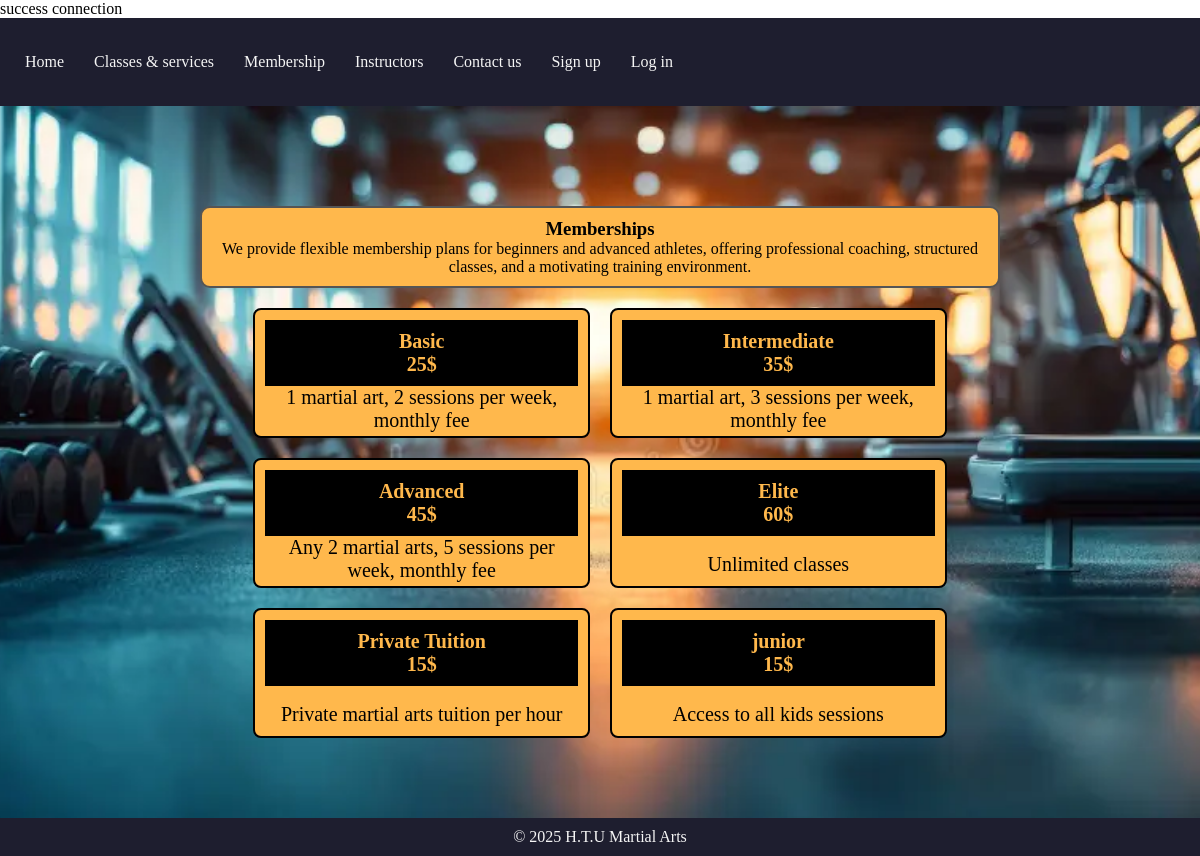
/code/finalproject/pages/user/membership.php, run on the app's committed database.
### tables this page shows
CREATE TABLE `membership` (
  `ID` int(11) NOT NULL,
  `Option` text NOT NULL,
  `Details` text NOT NULL,
  `Price` int(11) NOT NULL
);

### code/finalproject/pages/user/membership.php (the view, shortened to what this page needs)
<?php
include '../db/db.php';
?>
<!DOCTYPE html>
<html lang="en">
<head>
<link rel="stylesheet" href="../../css/stylemember.css">
<link rel="stylesheet" href="../../css/nav.css">
<link rel="stylesheet" href="../../css/footer.css">
</head>
<body>
<?php include '../shared/nav.php'; ?>
<section class='main-content'>
<section class='intro'>
 <h1>Memberships</h1>
 <p>We provide flexible membership plans for beginners and advanced athletes,
     offering professional coaching, structured classes, and a motivating training environment.</p>
</section>
<?php
$query = "SELECT * FROM membership";
$result = mysqli_query($con, $query);
echo "<div class='container'>";
while ($row = mysqli_fetch_assoc($result)) {
    echo "<div class='option'>";
    echo "<h1>" . $row['Option'] . "<br>" . $row['Price'] . "$</h1>";
    echo "<p>" . $row['Details'] . "</p>";
    echo "</div>";
}
echo "</div>";
?>
</section>
<?php include '../shared/footer.php'; ?>
</body>
</html>

### code/finalproject/css/stylemember.css (style rules this page uses)
* { margin: 0; padding: 0; box-sizing: border-box; }
.main-content { background-image: url('../images/empty-fitness-center-equipment-blurred-interior-sun-glare-effect-modern-gym-background-empty-fitness-center-357026796.webp'); background-size: cover; background-position: center; padding: 80px; }
.intro { width: 800px; margin: 20px auto; padding: 10px 20px; background-color: #FFB84C; border: 2px solid #555; border-radius: 10px; text-align: center; }
.container { display: flex; flex-wrap: wrap; gap: 20px; justify-content: center; }
.option { background-color: #FFB84C; width: calc((100% / 3) - 10px); height: 130px; text-align: center; display: flex; flex-direction: column; justify-content: space-between; border: 2px solid black; border-radius: 8px; padding: 10px; box-sizing: border-box; }
.option h1 { background-color: black; color: #FFB84C; margin: 0; padding: 10px 0; font-size: 20px; }
.option p { margin: 0; font-size: 20px; }

### data on the page
membership: Option "Basic", Price "25", Details "1 martial art, 2 sessions per week, monthly fee"
membership: Option "Intermediate", Price "35", Details "1 martial art, 3 sessions per week, monthly fee"
membership: Option "Advanced", Price "45", Details "Any 2 martial arts, 5 sessions per week, monthly fee"
membership: Option "Elite", Price "60", Details "Unlimited classes"
membership: Option "Private Tuition", Price "15", Details "Private martial arts tuition per hour"
membership: Option "junior", Price "15", Details "Access to all kids sessions"
